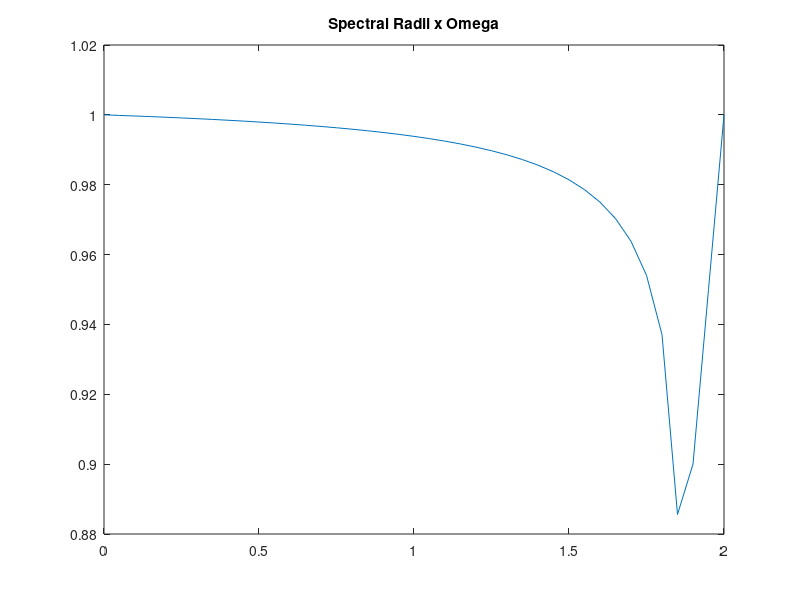

This chart was generated by the following MATLAB code:

% Solve 1d BVP obtained by discretizing u''(x) = f(x) 
% with Dirichlet boundary condtions  u(0) = alpha, u(1) = beta
% Discretized using centered difference.
%
% Compare matrix splitting methods:  Jacobi, Gauss-Seidel, and SOR
%
% From  http://www.amath.washington.edu/~rjl/fdmbook/  (2007)

method = 'SOR';   % 'Jacobi' or 'GS' or 'SOR'
nplot = 10;          % iterate u is plotted every nplot iterations
maxiter = 500;        % number of iterations to take

m = 39;
ax = 0;
bx = 1;
alpha = 0;
beta = 0;
f = @(x) ones(size(x));   % f(x) = 1

h = (bx-ax) / (m+1);
x = linspace(ax, bx, m+2)';

% determine exact solution to linear system by setting up
% system Au = f and solving with backslash:
e = ones(m+2,1);

A = 1/h^2 * spdiags([e -2*e e], [-1 0 1], m+2, m+2);
A(1,1:2) = [1 0];
A(m+2,m+1:m+2) = [0 1];
rhs = f(x);
rhs(1) = alpha;
rhs(m+2) = beta;
ustar = A\rhs;


% Decompose A = DA - LA - UA:
DA = diag(diag(A));   % diagonal part of A
LA = DA - tril(A);    % strictly lower triangular part of A (negated)
UA = DA - triu(A);    % strictly upper triangular part of A (negated)

% set up iteration matrix:
switch method
   case 'Jacobi'
      M = DA;
      N = LA + UA;
   case 'GS'
      M = DA - LA;
      N = UA;
%    case 'GSB'
%       M = DA - UA;
%       N = LA;
   case 'SOR'
      % use optimal omega for this problem:
      %omega = 2 / (1 + sin(pi*h));
      omega = 1.95;
      M = 1/omega * (DA - omega*LA);
      N = 1/omega * ((1-omega)*DA + omega*UA);
   end


u = zeros(size(x));   % initial guess for iteration



% Iteration:
% ----------

rhoG = zeros(41,1);
rhoG(1) = 1;

for w = 1:40
    omega = w*(1/20);
    M = 1/omega * (DA - omega*LA);
    N = 1/omega * ((1-omega)*DA + omega*UA);

    % compute spectral radius of iteration matrix G:
    G = M\N;
    rhoG(w+1) = max(abs(eig(full(G))));
    
end

plot(0:1/20:2,rhoG);
title('Spectral Radii x Omega');
    
    

